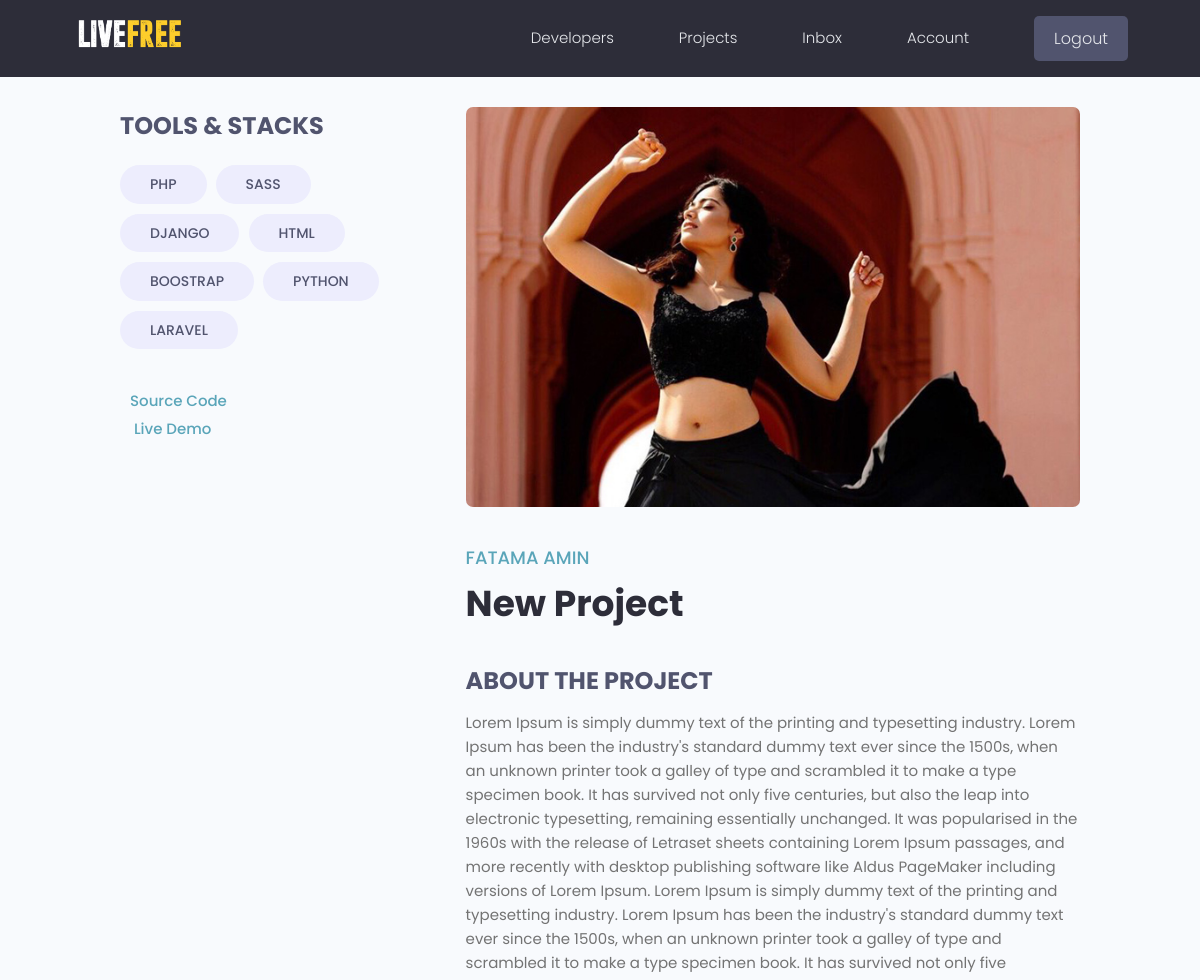
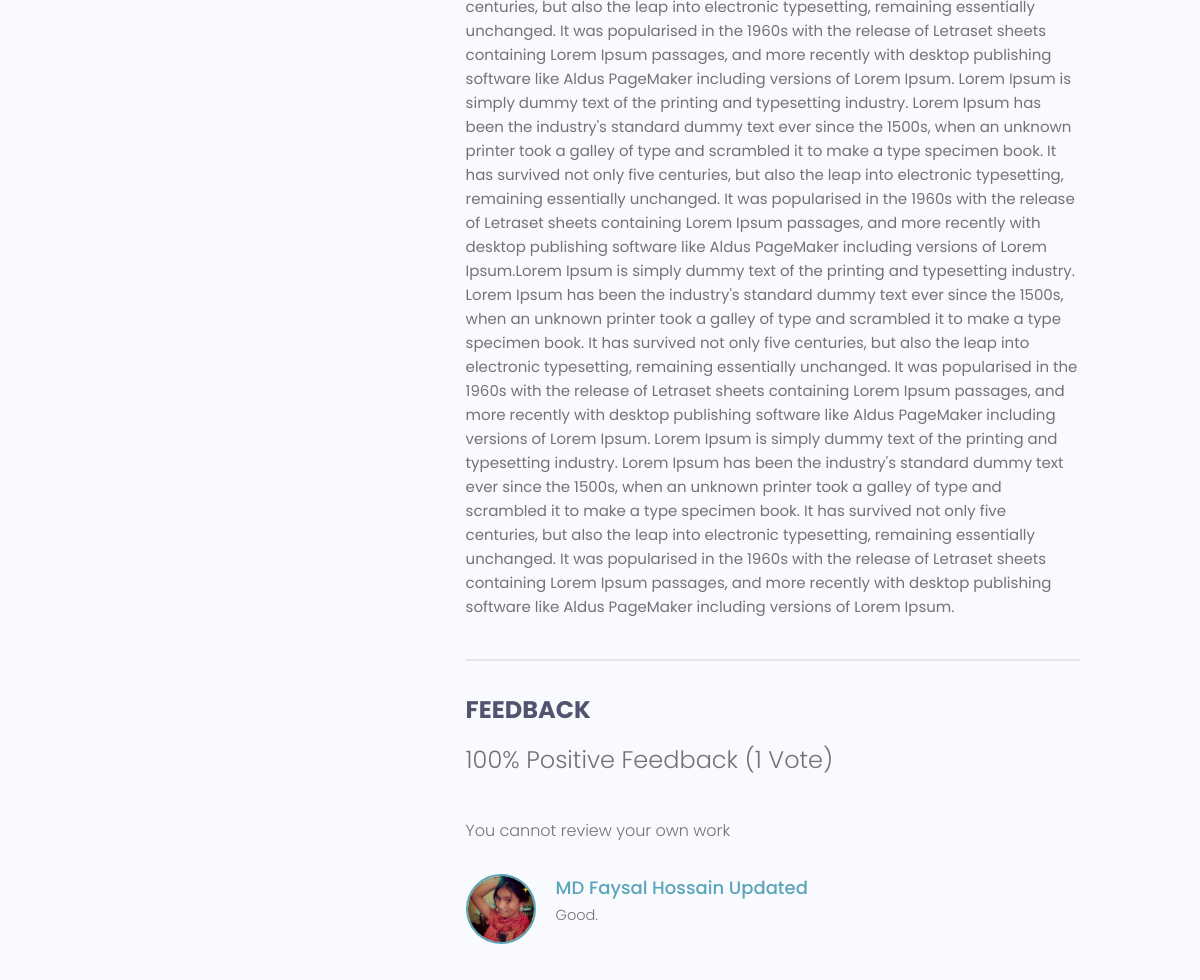
The app's page /projects/b6e103d3-6043-4472-8254-5ad38b385c56 (signed in) with its own data (2 pictures, top to bottom).
### projects/models.py (models this page shows, shortened)
class Tag(models.Model):
    name = models.CharField(max_length=200)
    created = models.DateTimeField(auto_now_add=True)
    id = models.UUIDField(default=uuid.uuid4, unique=True,
                          primary_key=True, editable=False)
    def __str__(self):
        return self.name

class Project(models.Model):
    owner = models.ForeignKey(
        Profile, null=True, blank=True, on_delete=models.SET_NULL)
    title = models.CharField(max_length=200)
    description = models.TextField(null=True, blank=True)
    featured_image = models.ImageField(null=True, blank=True, default="default.jpg")
    demo_link = models.CharField(max_length=2000, blank=True)
    source_link = models.CharField(max_length=2000, null=True, blank=True)
    tags = models.ManyToManyField('Tag', blank=True)
    vote_total = models.IntegerField(default=0, null=True, blank=True)
    vote_ratio = models.IntegerField(default=0, null=True, blank=True)
    created = models.DateTimeField(auto_now_add=True)
    id = models.UUIDField(default=uuid.uuid4, unique=True,
                          primary_key=True, editable=False)
    class Meta:
        ordering = ['-vote_ratio', '-vote_total', 'title']
    @property
    def reviewers(self):
        queryset = self.review_set.all().values_list('owner__id', flat=True)
        return queryset

class Review(models.Model):
    VOTE_TYPE = (
        ('up', 'Up Vote'),
        ('down', 'Down Vote'),
    )
    owner = models.ForeignKey(Profile, on_delete=models.CASCADE, null=True)
    project = models.ForeignKey(Project, on_delete=models.CASCADE)
    body = models.TextField(null=True, blank=True)
    value = models.CharField(max_length=200, choices=VOTE_TYPE)
    created = models.DateTimeField(auto_now_add=True)
    id = models.UUIDField(default=uuid.uuid4, unique=True,
                          primary_key=True, editable=False)
    class Meta:
        unique_together = [['owner', 'project']]

### users/models.py (models this page shows, shortened)
class Profile(models.Model):
    user = models.OneToOneField(
        User, on_delete=models.CASCADE, null=True, blank=True)
    name = models.CharField(max_length=200, blank=True, null=True)
    email = models.EmailField(max_length=500, blank=True, null=True)
    username = models.CharField(max_length=200, blank=True, null=True)
    location = models.CharField(max_length=200, blank=True, null=True)
    short_intro = models.CharField(max_length=200, blank=True, null=True)
    bio = models.TextField(blank=True, null=True)
    profile_image = models.ImageField(
        null=True, blank=True, upload_to='profiles/', default="profiles/user-default.png")
    social_github = models.CharField(max_length=200, blank=True, null=True)
    social_twitter = models.CharField(max_length=200, blank=True, null=True)
    social_linkedin = models.CharField(max_length=200, blank=True, null=True)
    social_youtube = models.CharField(max_length=200, blank=True, null=True)
    social_website = models.CharField(max_length=200, blank=True, null=True)
    created = models.DateTimeField(auto_now_add=True)
    id = models.UUIDField(default=uuid.uuid4, unique=True,
                          primary_key=True, editable=False)

### projects/views.py (the view, shortened to what this page needs)
# urls.py: path('/<str:pk>', views.project, name="project"),
def project(request, pk):
    projectObj = Project.objects.get(id=pk)
    form = ReviewForm()
    return render(request, 'projects/single-project.html', {'project': projectObj, 'form': form})

### projects/templates/projects/single-project.html (shortened to what this page needs)
{% extends 'main.html' %}
{% block content %}
<main class="singleProject my-md">
    <div class="container">
      <div class="layout">
        <div class="column column--1of3">
          <h3 class="singleProject__subtitle">Tools & Stacks</h3>
          <div class="singleProject__toolStack">
              {% for tag in project.tags.all %}
            <span class="tag tag--pill tag--sub tag--lg">
              <small>{{tag}}</small>
            </span>
              {% endfor %}
          </div>
          {% if project.source_link %}
          <a class="singleProject__liveLink" href="{{project.source_link}}" target="_blank">Source Code
          </a>
          {% endif %}
            <br>
          {% if project.demo_link %}
          <a class="singleProject__liveLink" href="{{project.demo_link}}" target="_blank"> Live Demo
          </a>
          {% endif %}
        </div>
        <div class="column column--2of3">
          <img class="singleProject__preview" src="{{ project.featured_image.url }}" alt="portfolio thumbnail" />
          <a href="{% url 'user-profile' project.owner.id %}" class="singleProject__developer">{{project.owner.name}}</a>
          <h2 class="singleProject__title">{{project.title}}</h2>
          <h3 class="singleProject__subtitle">About the Project</h3>
          <div class="singleProject__info">{{project.description}}</div>
             <div class="comments">
                    <h3 class="singleProject__subtitle">Feedback</h3>
                    <h5 class="project--rating">
                        {{project.vote_ratio}}% Positive Feedback ({{project.vote_total}}
                        Vote{{project.vote_total|pluralize:"s"}})
                    </h5>
                    {% if request.user.profile.id in project.reviewers %}
                    <p>You have already submitted your review for this project</p>
                    {% elif request.user.profile == project.owner %}
                    <p>You cannot review your own work</p>
                    {% else %}
                    <a href="{% url 'login' %}?next={{request.path}}">Please login to leave a review</a>
                    {% endif %}
            <div class="commentList">
            {% for review in project.review_set.all %}
            {% if review.body %}
            <div class="comment">
                <a href="{% url 'user-profile' review.owner.id  %}">
                    <img class="avatar avatar--md" src="{{review.owner.profile_image.url}}" alt="user" />
                </a>
                <div class="comment__details">
                    <a href="{% url 'user-profile' review.owner.id  %}"
                        class="comment__author">{{review.owner.name}}</a>
                    <p class="comment__info">{{review.body|linebreaksbr}}</p>
                </div>
            </div>
            {% endif %}
            {% endfor %}
            </div>
          </div>
        </div>
      </div>
    </div>
  </main>
{% endblock %}

### static/styles/app.css (style rules this page uses)
:root { --color-sub: #2d2d39; }
img { width: 100%; }
.singleProject .column--1of3 { order: 2; }
@media screen and (min-width: 1081px) { .singleProject .column--1of3 { order: 1; } }
@media screen and (min-width: 1081px) { .singleProject .column--2of3 { order: 2; } }
.singleProject__toolStack { margin-top: 2rem; margin-bottom: 4rem; }
.singleProject__liveLink { font-weight: 500; transition: all 0.3s ease-in-out; border-bottom: 2px solid transparent; }
.singleProject__preview { height: 50vh; object-fit: cover; object-position: top center; margin-bottom: 3rem; border-radius: 0.7rem; }
.singleProject__developer { font-size: 1.8rem; font-weight: 500; }
.singleProject__title { font-size: 3.6rem; font-weight: 700; color: var(--color-sub); margin-bottom: 3rem; }
.project--rating { margin-bottom: 1.6em; margin-top: .5em; }
.singleProject__subtitle { text-transform: uppercase; font-size: 2.4rem; font-weight: 700; color: var(--color-sub-light); margin-bottom: 1rem; }
.comments { margin-top: 4rem; padding-top: 3rem; border-top: 2px solid var(--color-light); }
.commentList { margin: 3rem 0; }
.comment { display: flex; gap: 2rem; }
.comment__author { font-size: 1.8rem; }
.comment__info { font-size: 1.45rem; }

### static/uikit/styles/modules/_variables.css (style rules this page uses)
:root { --color-main: #5aa5b9; --color-main-light: #e6faff; --color-sub: #3f4156; --color-sub-light: #51546e; --color-sub-lighter: #ededfd; --color-text: #737373; --color-gray: #8b8b8b; --color-light: #e5e7eb; --color-light-gray: #767676; --color-bg: #f8fafd; --color-white: #fffefd; --color-white-light: #f3f3f3; --color-success: #359e64; --color-success-bg: #def8e8; --color-error: #fc4b0b; --color-error-bg: #fff2ee; --font-base: 'Poppins', arial, helvetica, 'Segoe UI', roboto, ubuntu, sans-serif; --font-monospace: 'Fira Code', 'Courier New', courier, monospace; --font-regular: 300; --font-medium: 500; --font-bold: 700; --generic-shadow: 1px 1px 5px #00000010; --generic-transition: all 0.3s ease-in-out; }

### static/uikit/styles/modules/_base.css (style rules this page uses)
* { margin: 0; padding: 0; box-sizing: border-box; text-rendering: optimizeLegibility; color: inherit; font-size: inherit; }
html { font-size: 50%; }
@media only screen and (min-width: 480px) { html { font-size: 56.25%; } }
@media only screen and (min-width: 1200px) { html { font-size: 62.5%; } }
body { line-height: 1.6; font-weight: 400; font-size: 1.5rem; color: var(--color-text); background-color: var(--color-bg); min-height: 100vh; }

### static/uikit/styles/modules/_typography.css (style rules this page uses)
* { font-family: var(--font-base); }
h2 { font-size: 3.6rem; font-weight: var(--font-bold); }
h3 { font-size: 3.2rem; font-weight: var(--font-medium); }
h5 { font-size: 2.4rem; font-weight: var(--font-medium); }
h5, h6 { font-weight: var(--font-regular); }
p, span, strong { font-size: 1.6rem; color: var(--color-text); font-weight: var(--font-regular); }
a { padding-bottom: 2px; text-decoration: none; display: inline-block; color: var(--color-main); font-weight: var(--font-medium); }

### static/uikit/styles/modules/_utilities.css (style rules this page uses)
.container { width: 92%; max-width: 165rem; margin: 0 auto; box-sizing: border-box; }
@media screen and (min-width: 1000px) { .container { width: 90%; } }
@media screen and (min-width: 1200px) { .container { width: 80%; } }
.my-md { margin: 3rem auto; }

### static/uikit/styles/modules/_avatar.css (style rules this page uses)
.avatar { border-radius: 50%; border: 2px solid var(--color-main); object-fit: cover; }
.avatar--md { height: 7rem; width: 7rem; }

### static/uikit/styles/modules/_tag.css (style rules this page uses)
.tag { display: inline-flex; align-items: center; background-color: var(--color-sub); height: -webkit-fit-content; height: -moz-fit-content; height: fit-content; width: -webkit-fit-content; width: -moz-fit-content; width: fit-content; border-radius: 0.5rem; padding: 0.5rem 1.5rem; font-size: 1.2rem; cursor: pointer; }
.tag:not(:last-child) { margin-right: 0.25rem; margin-bottom: 0.75rem; }
.tag > small { color: var(--color-white); }
.tag--pill { border-radius: 5rem; }
.tag--sub, .tag--sub > small { background: var(--color-sub-lighter); color: var(--color-sub-light); font-weight: 500; }
.tag--lg { padding: 0.8rem 3rem; font-size: 1.4rem; }
.tag--lg:not(:last-child) { margin-right: 0.5rem; margin-bottom: 1rem; }

### static/uikit/styles/modules/_layout.css (style rules this page uses)
.layout { display: flex; flex-flow: row wrap; justify-content: space-between; }
.layout > .column { margin-bottom: 3rem; }
.layout > .column.column--1of3 { flex-basis: 30%; }
.layout > .column.column--2of3 { flex-basis: 64%; }

### records on screen
Tag: name "PHP"
Tag: name "SASS"
Tag: name "DJANGO"
Tag: name "HTML"
Tag: name "BOOSTRAP"
Tag: name "PYTHON"
Tag: name "LARAVEL"
Project: featured_image (picture), owner.name "FATAMA AMIN", title "New Project", description "Lorem Ipsum is simply dummy text of the printing and typesetting industry. Lorem Ipsum has been the industry's standard dummy text ever since the 1500s, when an unknown printer took a galley of type and scrambled it to make a type specimen book. It has survived not only five centuries, but also the leap into electronic typesetting, remaining essentially unchanged. It was popularised in the 1960s with the release of Letraset sheets containing Lorem Ipsum passages, and more recently with desktop publishing software like Aldus PageMaker including versions of Lorem Ipsum. Lorem Ipsum is simply dummy text of the printing and typesetting industry. Lorem Ipsum has been the industry's standard…", vote_ratio "100", vote_total "1"
Review: owner.profile_image (picture), owner.name "MD Faysal Hossain Updated", body "Good."
